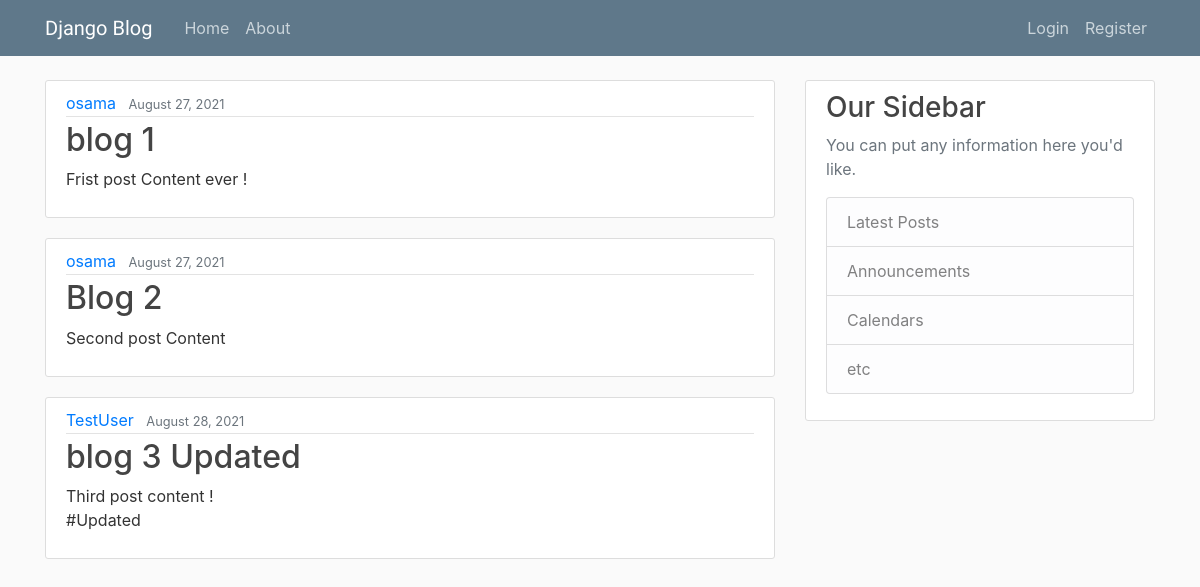
The page / on the database its author committed.
### blog/models.py (models this page shows, shortened)
class Post(models.Model):
    title = models.CharField(max_length=100)
    content = models.TextField()
    date_posted = models.DateTimeField(default=timezone.now)
    author = models.ForeignKey(User, on_delete=models.CASCADE)

### blog/views.py (the view)
# urls.py: path('', views.home, name='blog-home'),
def home(request):
    context = {
        'posts': Post.objects.all()
    }
    return render(request, 'blog/home.html', context)

### blog/templates/blog/home.html
{% extends "blog/base.html" %} {% block content %} {% for post in posts %}
<article class="media content-section">
  <div class="media-body">
    <div class="article-metadata">
      <a class="mr-2" href="#">{{ post.author }}</a>
      <small class="text-muted">{{ post.date_posted | date:"F d, Y"}}</small>
    </div>
    <h2><a class="article-title" href="#">{{ post.title }}</a></h2>
    <p class="article-content">{{ post.content }}</p>
  </div>
</article>
{% endfor %} {% endblock content %}

### blog/static/blog/main.css (style rules this page uses)
body { background: #fafafa; color: #333333; margin-top: 5rem; }
h1, h2, h3, h4, h5, h6 { color: #444444; }
.content-section { background: #ffffff; padding: 10px 20px; border: 1px solid #dddddd; border-radius: 3px; margin-bottom: 20px; }
.article-title { color: #444444; }
.article-content { white-space: pre-line; }
.article-metadata { padding-bottom: 1px; margin-bottom: 4px; border-bottom: 1px solid #e3e3e3; }

### rows shown on the page
Post: author "osama", date_posted "August 27, 2021", title "blog 1", content "Frist post Content ever !"
Post: author "osama", date_posted "August 27, 2021", title "Blog 2", content "Second post Content"
Post: author "TestUser", date_posted "August 28, 2021", title "blog 3 Updated", content "Third post content ! #Updated"
